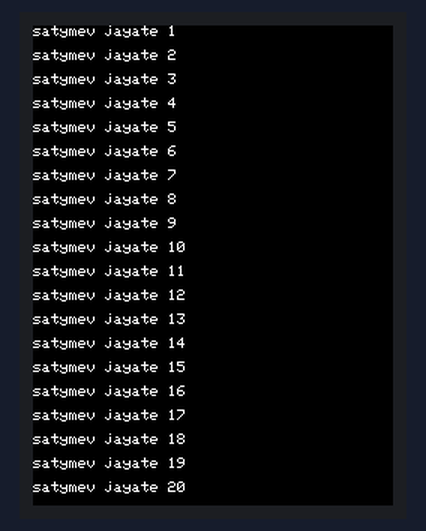
This sketch was run on a simulated Arduino Uno, built with avr-gcc and run on an emulated ATmega328P. Shown: 240×320 colour display.

Above: at 0.3 s.

The sketch:

max_line_B_tft.ino
```cpp
#include <Adafruit_GFX.h>    // include the graphics library
#include <Adafruit_ILI9341.h> // include the ILI9341 TFT library

// Define the pins used by the display
#define TFT_CS 10
#define TFT_DC 9
#define TFT_MOSI 11
#define TFT_CLK 13
#define TFT_RST 8
#define TFT_MISO 12

// Create an instance of the ILI9341 TFT display object
Adafruit_ILI9341 tft = Adafruit_ILI9341(TFT_CS, TFT_DC, TFT_MOSI, TFT_CLK, TFT_RST, TFT_MISO);

void setup() {
  // Initialize the TFT display
  tft.begin();
  tft.setRotation(4); // Set the display rotation to 4

  // Set the font size to 2
  tft.setTextSize(1);
}

void loop() {
  // Clear the screen
  tft.fillScreen(ILI9341_BLACK);

  // Display 15 lines of text
  for (int i = 0; i < 20; i++) {
    // Set the cursor to the current line
    tft.setCursor(0, i * 16);

    // Display the line number
    tft.print("satymev jayate ");
    tft.print(i + 1);
  }

  delay(5000); // Wait for 5 seconds
}
```

Measured:
- what the display in image 0 shows lasts 5.0 s, from 0.3 s to 5.3 s
